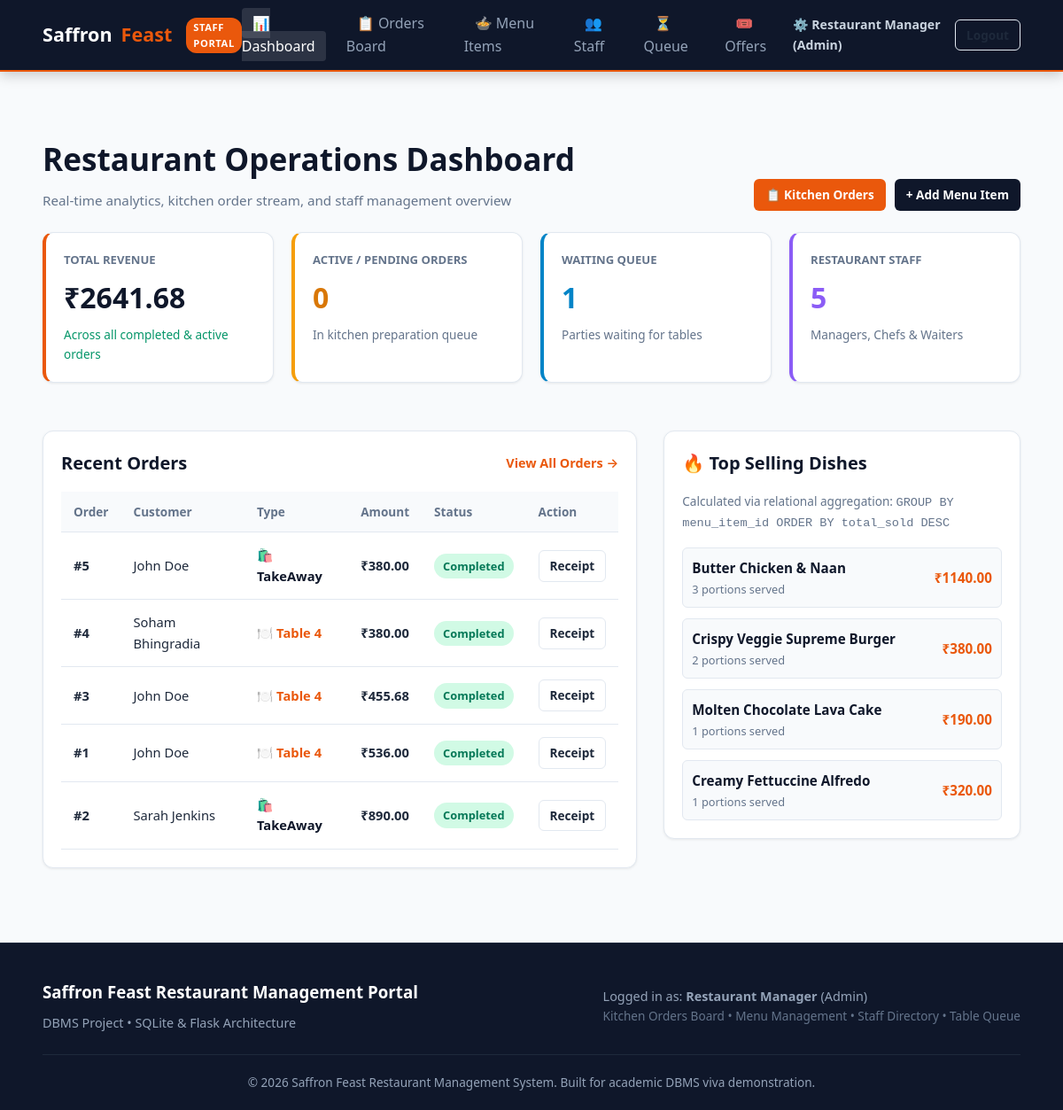
Page /admin (signed in) on the earlier database version.
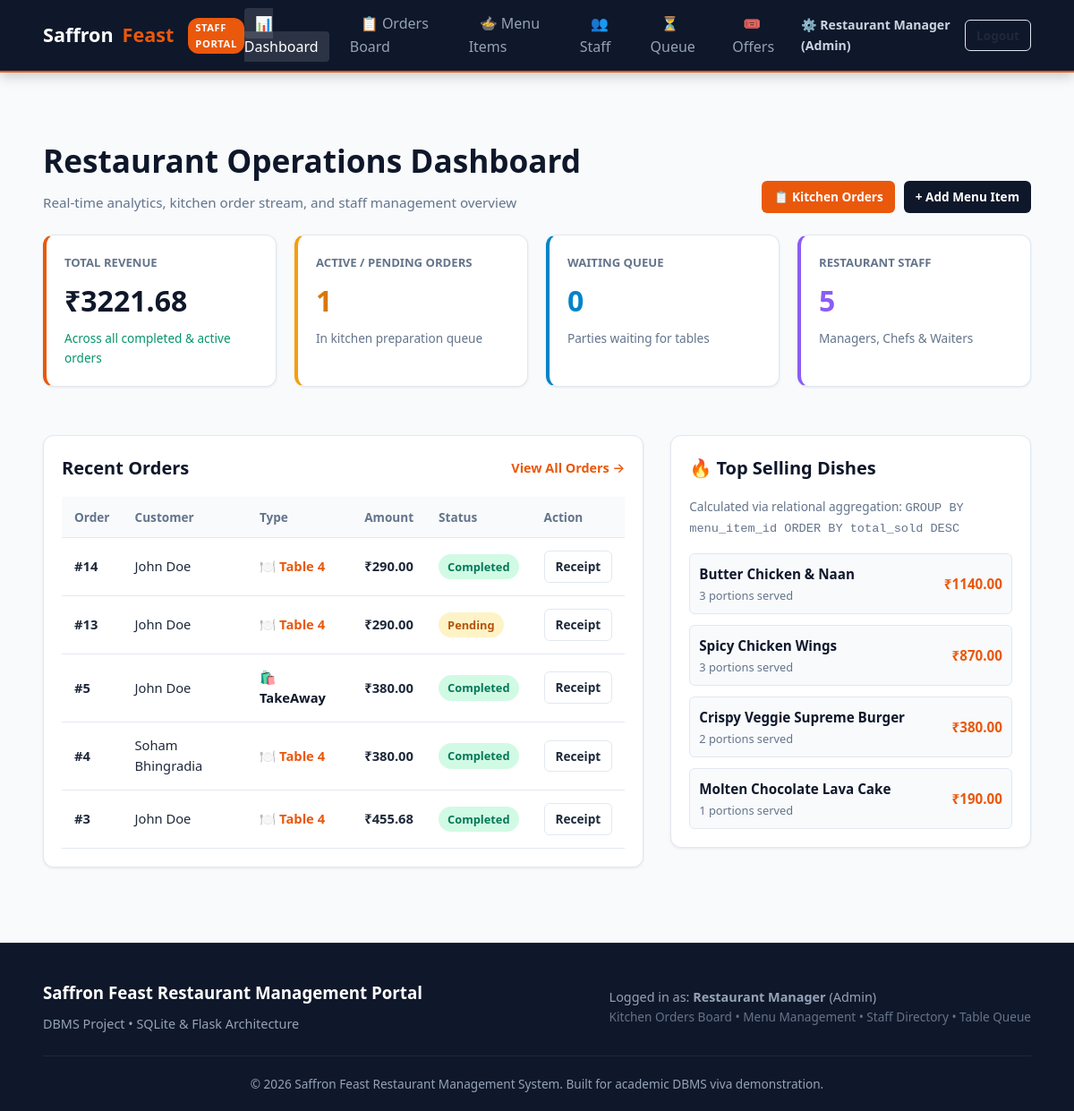
Same page on the later database version.
### tables this page shows
CREATE TABLE orders (
    id INTEGER PRIMARY KEY AUTOINCREMENT,
    customer_id INTEGER NOT NULL,
    order_type TEXT CHECK(order_type IN ('DineIn', 'TakeAway')) NOT NULL,
    table_number INTEGER, -- NULL for TakeAway, integer for DineIn
    total_amount REAL NOT NULL,
    discount_amount REAL DEFAULT 0,
    final_amount REAL NOT NULL,
    status TEXT CHECK(status IN ('Pending', 'Preparing', 'Ready', 'Completed', 'Cancelled')) DEFAULT 'Pending',
    offer_code TEXT,
    special_instructions TEXT,
    created_at TIMESTAMP DEFAULT CURRENT_TIMESTAMP,
    FOREIGN KEY (customer_id) REFERENCES users(id) ON DELETE CASCADE
);

CREATE TABLE users (
    id INTEGER PRIMARY KEY AUTOINCREMENT,
    name TEXT NOT NULL,
    email TEXT UNIQUE NOT NULL,
    password TEXT NOT NULL,
    phone TEXT,
    role TEXT CHECK(role IN ('customer', 'admin', 'staff')) DEFAULT 'customer',
    created_at TIMESTAMP DEFAULT CURRENT_TIMESTAMP
);

CREATE TABLE menu_items (
    id INTEGER PRIMARY KEY AUTOINCREMENT,
    category_id INTEGER NOT NULL,
    name TEXT NOT NULL,
    description TEXT,
    price REAL NOT NULL CHECK(price > 0),
    diet_type TEXT CHECK(diet_type IN ('veg', 'non-veg')) DEFAULT 'veg',
    is_spicy_customizable INTEGER DEFAULT 1, -- 1: Yes, 0: No
    default_spice_level TEXT CHECK(default_spice_level IN ('Mild', 'Medium', 'Spicy', 'Extra Spicy')) DEFAULT 'Medium',
    image_url TEXT,
    is_available INTEGER DEFAULT 1, -- 1: Available, 0: Out of stock
    FOREIGN KEY (category_id) REFERENCES categories(id) ON DELETE CASCADE
);

### app.py (the view)
@app.route('/admin')
@admin_required
def admin_dashboard():
    conn = get_db()
    total_orders = conn.execute("SELECT COUNT(*) FROM orders").fetchone()[0]
    total_revenue = conn.execute("SELECT SUM(final_amount) FROM orders WHERE status != 'Cancelled'").fetchone()[0] or 0.0
    pending_orders = conn.execute("SELECT COUNT(*) FROM orders WHERE status IN ('Pending', 'Preparing')").fetchone()[0]
    active_queue = conn.execute("SELECT COUNT(*) FROM queue WHERE status = 'Waiting'").fetchone()[0]
    staff_count = conn.execute("SELECT COUNT(*) FROM staff").fetchone()[0]
    recent_orders = conn.execute("""
        SELECT o.*, u.name as customer_name
        FROM orders o
        JOIN users u ON o.customer_id = u.id
        ORDER BY o.created_at DESC LIMIT 5
    """).fetchall()
    popular_dishes = conn.execute("""
        SELECT m.name, SUM(oi.quantity) as total_sold, SUM(oi.item_total) as revenue
        FROM order_items oi
        JOIN menu_items m ON oi.menu_item_id = m.id
        GROUP BY oi.menu_item_id
        ORDER BY total_sold DESC LIMIT 4
    """).fetchall()
    conn.close()
    return render_template('admin/dashboard.html',
                           total_orders=total_orders,
                           total_revenue=round(total_revenue, 2),
                           pending_orders=pending_orders,
                           active_queue=active_queue,
                           staff_count=staff_count,
                           recent_orders=recent_orders,
                           popular_dishes=popular_dishes)

### app.py (called while the page is built)
def admin_required(f):
    @wraps(f)
    def decorated_function(*args, **kwargs):
        if 'user_id' not in session or session.get('user_role') not in ['admin', 'staff']:
            flash('Staff or Admin access required.', 'danger')
            return redirect(url_for('login'))
        return f(*args, **kwargs)
    return decorated_function

@app.context_processor
def inject_global_data():
    cart_count = 0
    if 'cart' in session:
        cart_count = sum(item.get('quantity', 1) for item in session['cart'].values())
    return {
        'current_user': {
            'id': session.get('user_id'),
            'name': session.get('user_name'),
            'role': session.get('user_role'),
            'email': session.get('user_email')
        },
        'cart_count': cart_count
    }

### database.py (called while the page is built)
def get_db():
    conn = sqlite3.connect(DATABASE_PATH)
    conn.row_factory = sqlite3.Row
    conn.execute("PRAGMA foreign_keys = ON;")
    return conn

### templates/admin/dashboard.html (shortened to what the changed rows need)
{% extends 'base.html' %}
{% block content %}
<div class="container">
  <div class="section-header">
    <div>
      <h1 style="font-size: 2.2rem; font-weight: 800; color: var(--secondary); margin-bottom: 6px;">
        Restaurant Operations Dashboard
      </h1>
    </div>
  </div>
  <div class="grid-4" style="margin-bottom: 30px;">
    <div class="admin-card" style="border-left: 4px solid var(--primary);">
      <div style="font-size: 0.82rem; font-weight: 700; color: var(--text-muted); text-transform: uppercase;">
        Total Revenue
      </div>
      <div style="font-size: 2rem; font-weight: 800; color: var(--secondary); margin: 6px 0;">
        ₹{{ "%.2f"|format(total_revenue) }}
      </div>
      <div style="font-size: 0.85rem; color: #059669;">Across all completed & active orders</div>
    </div>
    <div class="admin-card" style="border-left: 4px solid #f59e0b;">
      <div style="font-size: 0.82rem; font-weight: 700; color: var(--text-muted); text-transform: uppercase;">
        Active / Pending Orders
      </div>
      <div style="font-size: 2rem; font-weight: 800; color: #d97706; margin: 6px 0;">
        {{ pending_orders }}
      </div>
      <div style="font-size: 0.85rem; color: var(--text-muted);">In kitchen preparation queue</div>
    </div>
    <div class="admin-card" style="border-left: 4px solid #0284c7;">
      <div style="font-size: 0.82rem; font-weight: 700; color: var(--text-muted); text-transform: uppercase;">
        Waiting Queue
      </div>
      <div style="font-size: 2rem; font-weight: 800; color: #0284c7; margin: 6px 0;">
        {{ active_queue }}
      </div>
      <div style="font-size: 0.85rem; color: var(--text-muted);">Parties waiting for tables</div>
    </div>
  </div>
  <div style="display: grid; grid-template-columns: 2fr 1.2fr; gap: 30px; align-items: flex-start;">
    <div class="admin-card">
      {% if recent_orders %}
      <div style="overflow-x: auto;">
        <table class="admin-table">
          <thead>
            <tr>
              <th>Order</th>
              <th>Customer</th>
              <th>Type</th>
              <th>Amount</th>
              <th>Status</th>
              <th>Action</th>
            </tr>
          </thead>
          <tbody>
            {% for ord in recent_orders %}
            <tr>
              <td><strong>#{{ ord.id }}</strong></td>
              <td>{{ ord.customer_name }}</td>
              <td>
                {% if ord.order_type == 'DineIn' %}
                  <span style="font-weight: 600; color: var(--primary);">🍽️ Table {{ ord.table_number }}</span>
                {% else %}
                  <span style="font-weight: 600; color: var(--secondary);">🛍️ TakeAway</span>
                {% endif %}
              </td>
              <td style="font-weight: 700;">₹{{ "%.2f"|format(ord.final_amount) }}</td>
              <td>
                <span class="badge badge-status status-{{ ord.status|lower }}">{{ ord.status }}</span>
              </td>
              <td>
                <a href="{{ url_for('check_bill', order_id=ord.id) }}" class="btn btn-outline btn-sm">Receipt</a>
              </td>
            </tr>
            {% endfor %}
          </tbody>
        </table>
      </div>
      {% else %}
        <p style="color: var(--text-muted); padding: 20px 0; text-align: center;">No orders recorded yet.</p>
      {% endif %}
    </div>
    <div class="admin-card">
      {% if popular_dishes %}
      <div style="display: flex; flex-direction: column; gap: 12px;">
        {% for dish in popular_dishes %}
        <div style="display: flex; justify-content: space-between; align-items: center; padding: 10px; background: #f8fafc; border-radius: var(--radius-sm); border: 1px solid var(--border-color);">
          <div>
            <strong style="color: var(--secondary); font-size: 0.95rem;">{{ dish.name }}</strong>
            <div style="font-size: 0.8rem; color: var(--text-muted);">{{ dish.total_sold }} portions served</div>
          </div>
          <div style="font-weight: 700; color: var(--primary); font-size: 0.95rem;">
            ₹{{ "%.2f"|format(dish.revenue) }}
          </div>
        </div>
        {% endfor %}
      </div>
      {% else %}
        <p style="color: var(--text-muted);">No sales data available yet.</p>
      {% endif %}
    </div>
  </div>
</div>
{% endblock %}

Differences in the rows shown:
no longer on this page (row unchanged): orders: id "1", customer_name "John Doe", table_number "4", final_amount "536.00", status "Completed"
no longer on this page (row unchanged): orders: id "2", customer_name "Sarah Jenkins", order_type "🛍️ TakeAway", final_amount "890.00", status "Completed"
no longer on this page (row edited): menu_items: name "Creamy Fettuccine Alfredo", total_sold "1", revenue "320.00"
added orders: id "14", customer_name "John Doe", table_number "4", final_amount "290.00", status "Completed"
added orders: id "13", customer_name "John Doe", table_number "4", final_amount "290.00", status "Pending"
now on this page (row edited): menu_items: name "Spicy Chicken Wings", total_sold "3", revenue "870.00"
Other differences:
{{ "%.2f"|format(total_revenue) }}: "2641.68" → "3221.68"
{{ pending_orders }}: "0" → "1"
{{ active_queue }}: "1" → "0"
